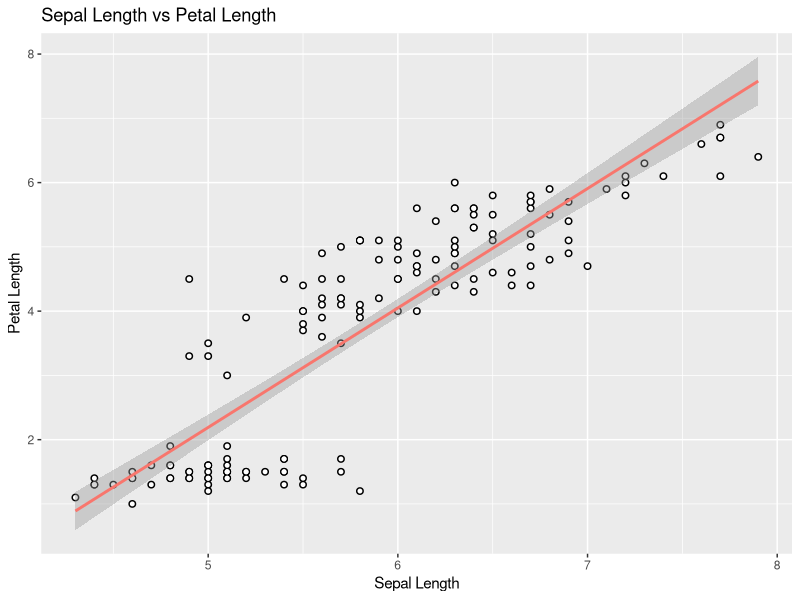

This chart was generated by the following R code:
library('ggplot2')
data(iris)
str(iris)
scatter <- ggplot(data=iris, aes(x = Sepal.Length, y = Petal.Length))+ geom_point(size=2,colour="black")+geom_point(size=1,colour="white")+geom_smooth(aes(colour="black"),method="lm")+ggtitle("Sepal Length vs Petal Length")+xlab("Sepal Length")+ ylab("Petal Length") + theme(legend.position = "none")

print(scatter)
